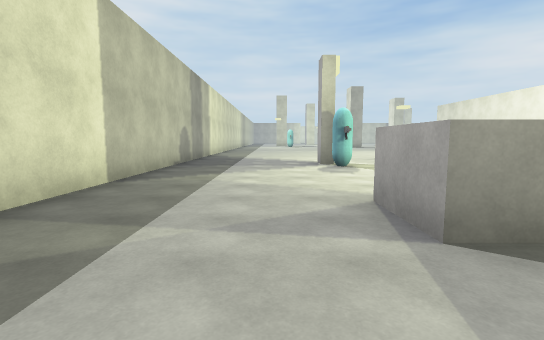
View 1 (above)

21 first-person views from a walk through a 3-D level made in the Unity game engine. The camera is 1.5 m above the floor, tilts 6° down and sees 85° across. The floor is counted in squares, 2 m on a side. Each view is taken from the middle of a square. On the plan, view 1 faces up. The plan holds only what a view shows up to about 10 squares ahead; the rest is blank. The place goes on beyond the plan. Surface patterns are stand-ins for the level's own textures.

View 2
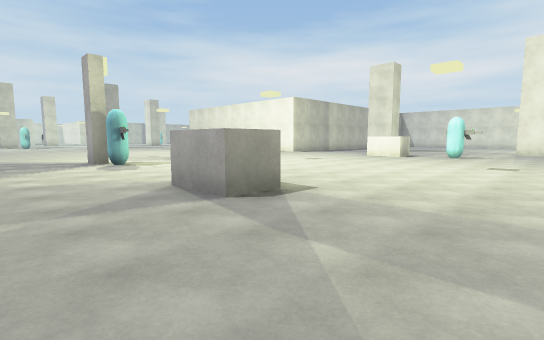

View 3
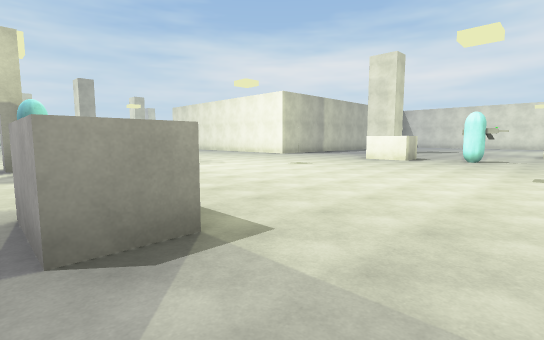

View 4
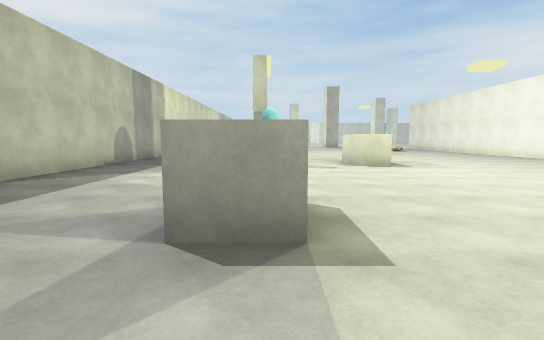

View 5
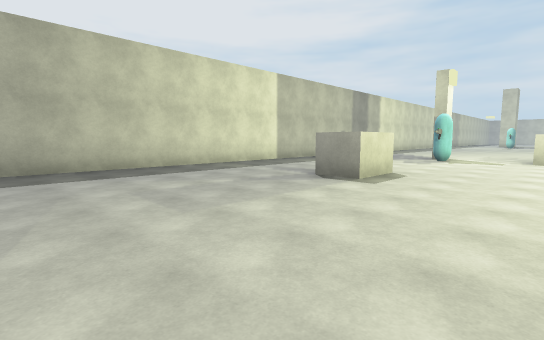

View 6
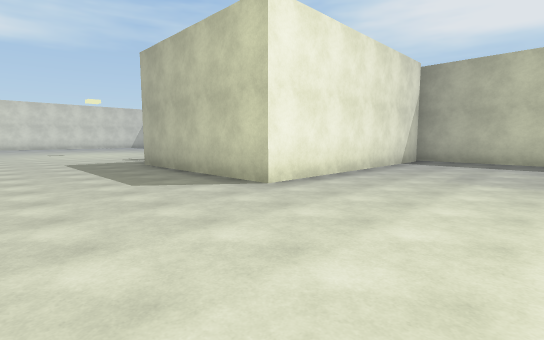

View 7
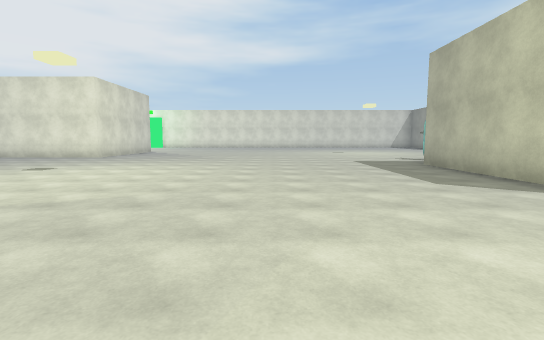

View 8
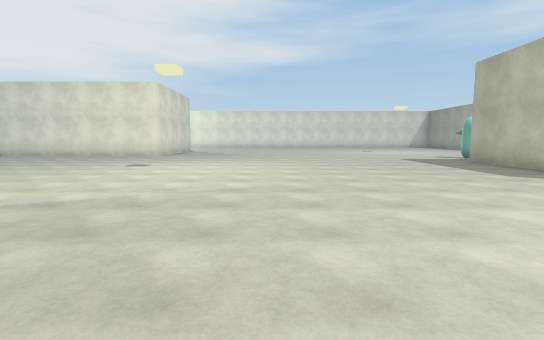

View 9
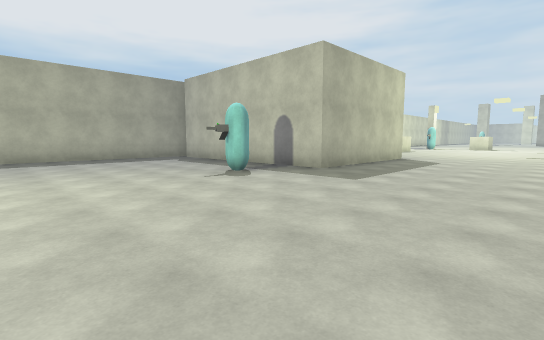

View 10
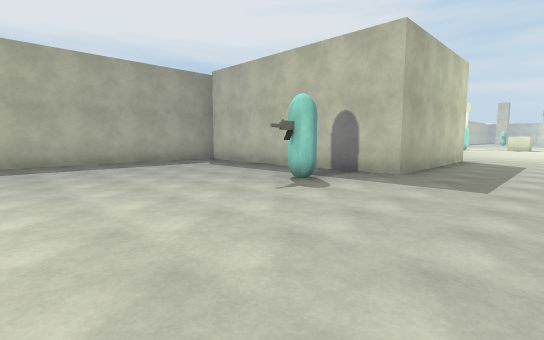

View 11
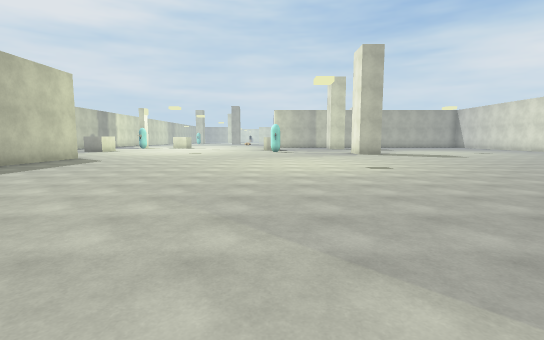

View 12
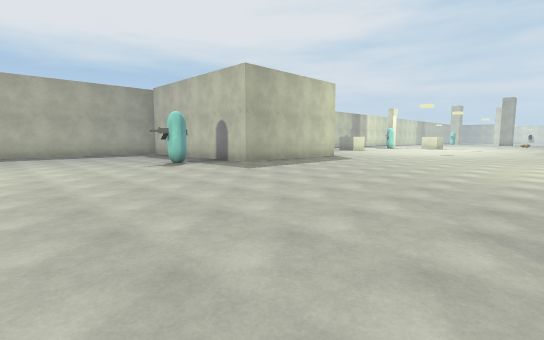

View 13
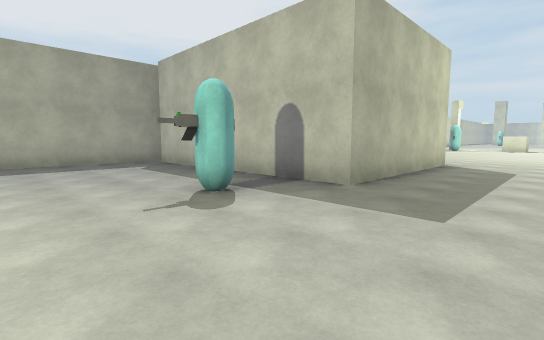

View 14
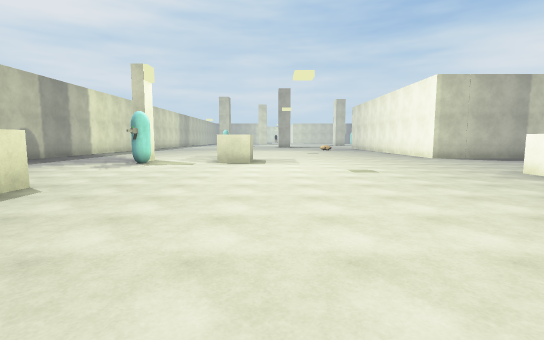

View 15
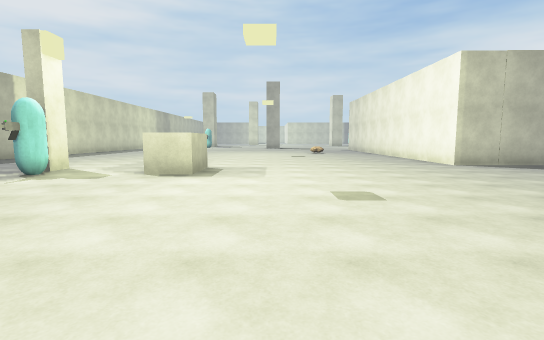

View 16
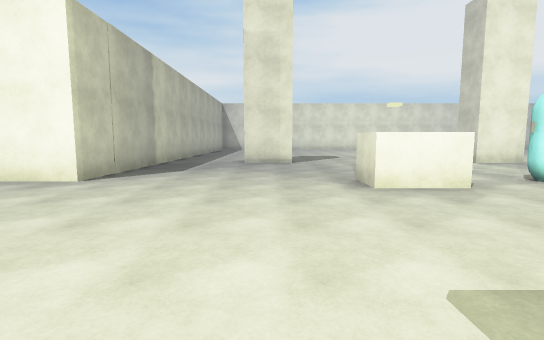

View 17
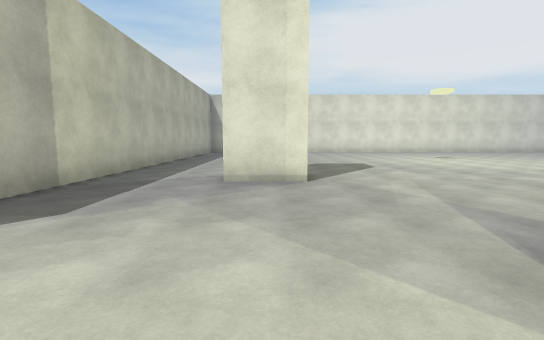

View 18
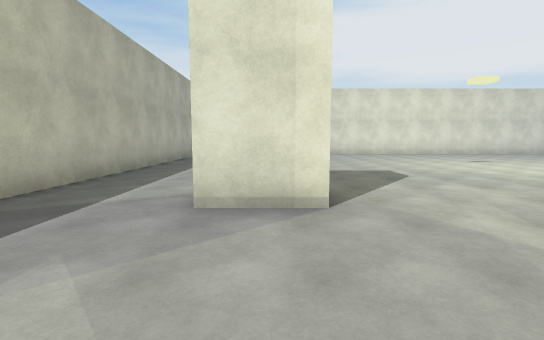

View 19
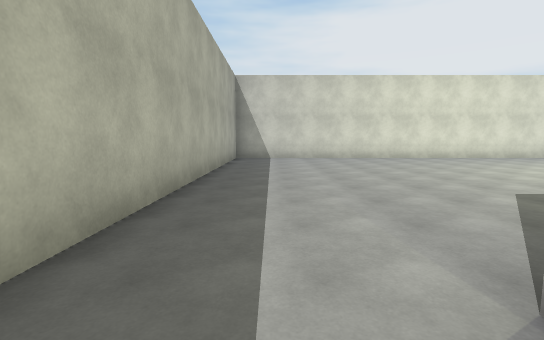

View 20
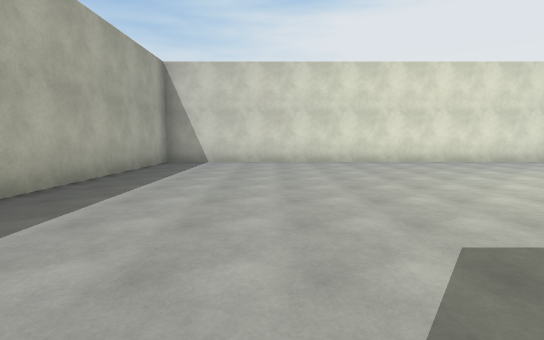

View 21
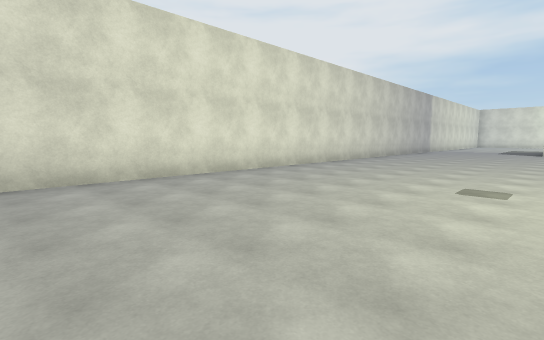

### Floor plan
Points are (right, up) in squares from view 1. A wall is a line through its corners. A room is listed if a view was taken in it or the views show most of it. See-through windows are left out.
Room 1 (views 1, 2, 3, 4, 5, 6, 7, 8, 9, 10, 11, 12, 13, 14, 15, 16, 17, 18, 19, 20, 21)
walls: (16.2, -0.9) (16.2, 0.8); (11.5, 3.9) (11.5, 5.4) (12.5, 5.4); (16.2, 6.4) (16.2, 7.9); (2.3, 3.6) (2.3, 2.1) (1.2, 2.1) (1.2, 3.6); (5.3, 9.8) (5.3, 8.2) (4.3, 8.2) (4.3, 9.8); (27.6, -3.6) (27.6, 10.4) (12.2, 10.4) (12.2, 12.1); (1.9, 9.6) (1.9, 8.8) (1.5, 8.8) (1.5, 9.5); (-2.4, -3.6) (4.5, -3.6) (4.5, -8.7) (-2.4, -8.7); (-2.8, -8.5) (-2.8, -14.6); (-2.8, 10.1) (-2.8, -3.4)
objects: other object (2, 8); other object (3, -11); other object (12, 2)

Where each view was taken, in squares from view 1:
view 1: 0 up, 0 right, facing up
view 2: 1 down, 1 left, facing up-right
view 3: 0 up, 1 right, facing up-right
view 4: 0 up, 2 right, facing up
view 5: 3 down, 5 right, facing up-left
view 6: 0 up, 8 right, facing down-left
view 7: 0 up, 9 right, facing down
view 8: 1 up, 11 right, facing down
view 9: 15 down, 9 right, facing up-left
view 10: 15 down, 7 right, facing up-left
view 11: 15 down, 12 right, facing up
view 12: 15 down, 12 right, facing up-left
view 13: 13 down, 7 right, facing up-left
view 14: 1 down, 6 right, facing up
view 15: 2 up, 7 right, facing up
view 16: 7 up, 7 right, facing right
view 17: 7 up, 11 right, facing right
view 18: 7 up, 13 right, facing right
view 19: 9 up, 16 right, facing right
view 20: 7 up, 18 right, facing right
view 21: 5 up, 22 right, facing down-right
